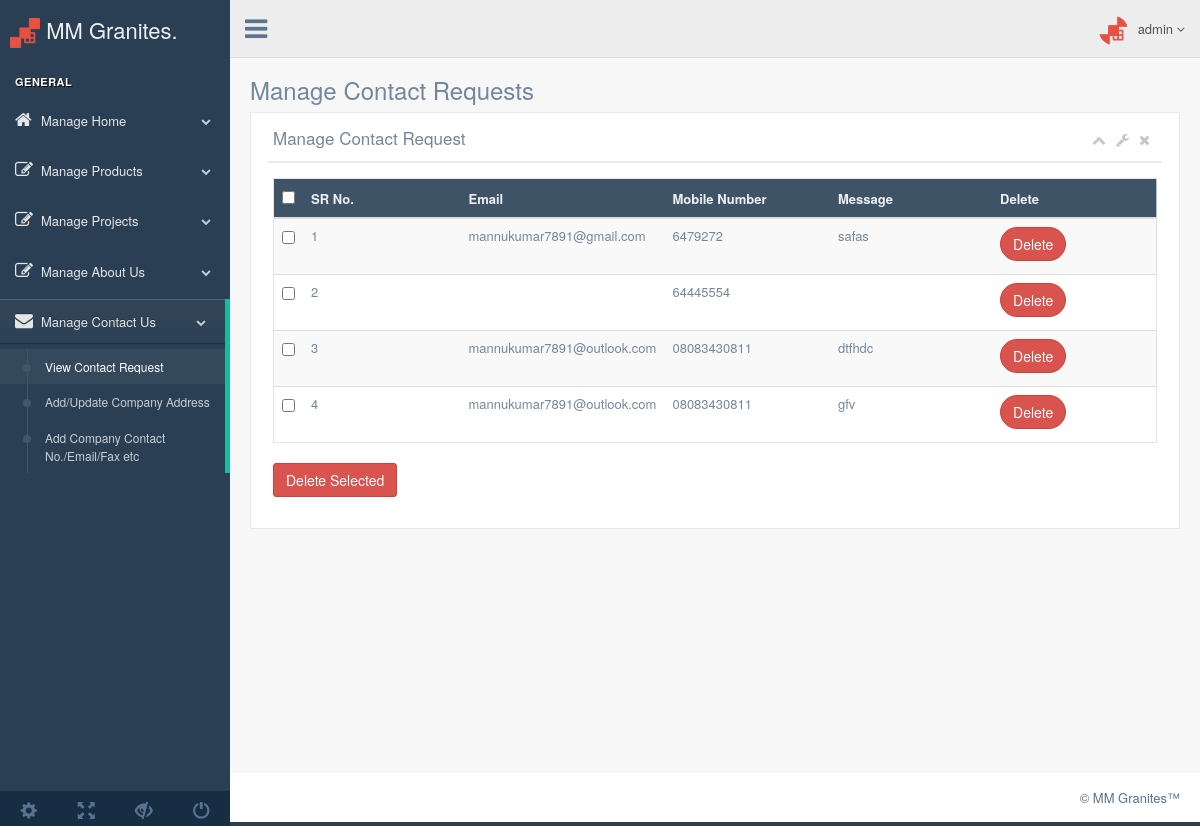
/admin/manage-contact-req.php (signed in), run on an earlier commit of the app's database.
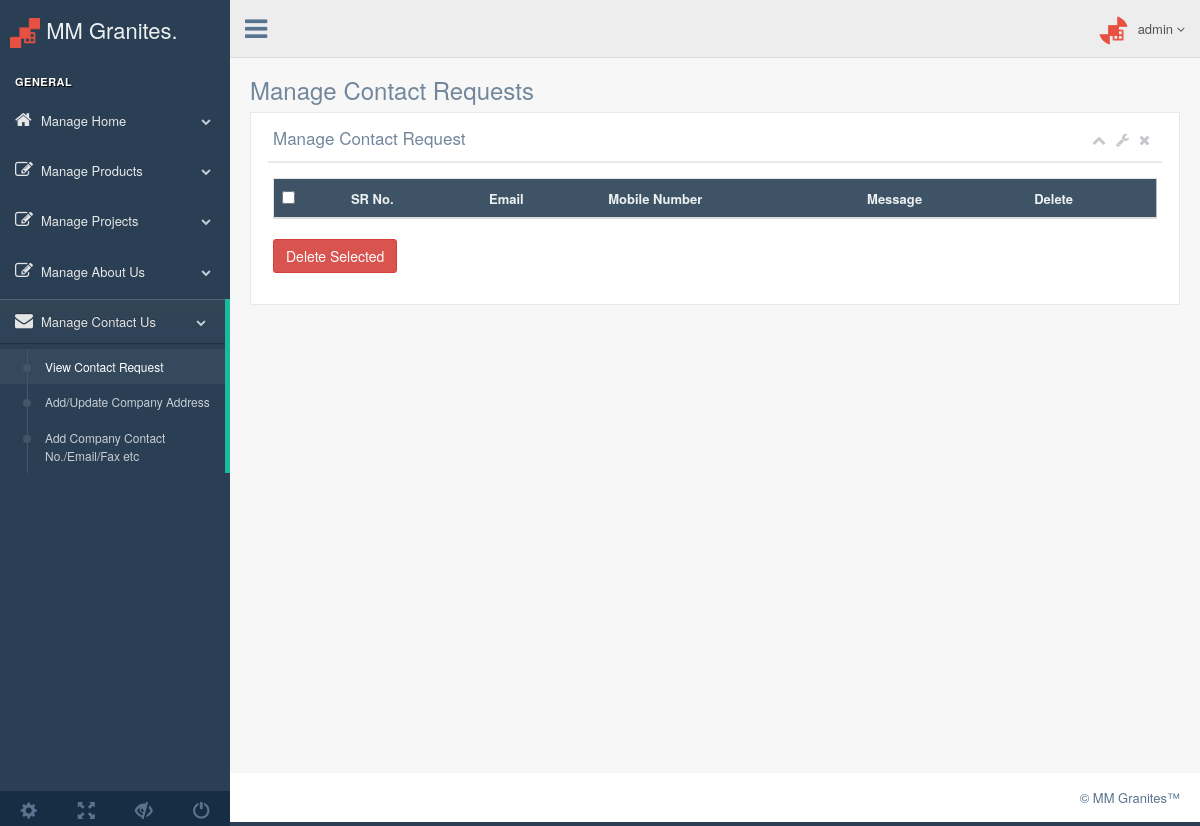
And on a later commit of the database.
### tables this page shows
CREATE TABLE `contact` (
  `id` int(11) NOT NULL,
  `email` varchar(200) NOT NULL,
  `mobile` varchar(15) NOT NULL,
  `message` varchar(3000) NOT NULL
);

### admin/manage-contact-req.php (the view, shortened to what this page needs)
<?php
	include 'config.php';
	include 'header.php';
?>
  <body class="nav-md">
    <div class="container body">
      <div class="main_container">
     <?php include 'slider-bar.php';?>
        <?php include 'nav_bar.php';?>
        <div class="right_col" role="main">
          <div class="">
            <div class="page-title">
              <div class="title_left">
                <h3>Manage Contact Requests</h3>
              </div>
            </div>
            <div class="clearfix"></div>
            <div class="row">
             <div class="col-md-12 col-sm-12 col-xs-12">
                <div class="x_panel">
                  <div class="x_title">
                    <h2>Manage Contact Request</small></h2>
                    <ul class="nav navbar-right panel_toolbox">
                      <li><a class="collapse-link"><i class="fa fa-chevron-up"></i></a>
                      </li>
                      <li class="dropdown">
                        <a href="#" class="dropdown-toggle" data-toggle="dropdown" role="button" aria-expanded="false"><i class="fa fa-wrench"></i></a>
                      </li>
                      <li><a class="close-link"><i class="fa fa-close"></i></a>
                      </li>
                    </ul>
                    <div class="clearfix"></div>
                  </div>
                  <div class="x_content">
                   <div class="table-responsive" style="overflow:scroll;" >
				    <form action="" method="post">
                      <table class="table table-striped jambo_table bulk_action">
                        <thead>
                          <tr class="headings">
                            <th>
                              <input type="checkbox" id="check-all" class="flat">
                            </th>
                            <th class="column-title">SR No.</th>
							<th class="column-title">Email</th>
							<th class="column-title">Mobile Number</th>
							<th class="column-title">Message</th>
                            <th class="column-title">Delete</th>
                          </tr>
                        </thead>
                         <tbody>
						 <?php
                                    $q1="SELECT * FROM `contact`";
									$d1=mysqli_query($dbcon, $q1);
									$counter=0;
                                    while ($res3=mysqli_fetch_array($d1)) {
                                        ?>
                           <tr class="even pointer">
						    <td class="a-center "><input type="checkbox" class="flat" name="pro_id[]" value="<?php echo $res3['id'];?>"></td>
                            <td width="20%"><?php echo ++$counter;?></td>
							<td width="20%"><?php echo $res3['email'];?></td>
							<td width="20%"><?php echo $res3['mobile'];?></td>
							<td width="20%"><?php echo $res3['message'];?></td>
							<td width="20%"><a onclick="return confirm('Are you sure?')" class="btn btn-round btn-danger" href="?did=<?php echo $res3['id'];?>&action=delete">Delete</a></td>
						  </tr>
									<?php
									}
									?>
                         </tbody>
                      </table>
					  <p><button type="submit" class="btn btn-danger delete" onclick="return confirm('Are you sure?')" name="multi_del">Delete Selected</button></p>
                     </form>
					</div>
				  </div>
                </div>
              </div>
			</div>
		</div>
        </div>
        <?php include 'footer.php';?>
      </div>
    </div>
  </body>
</html>

### admin/header.php (shortened to what this page needs)
<!DOCTYPE html>
<html lang="en">
  <head>
    <link href="vendors/bootstrap/dist/css/bootstrap.min.css" rel="stylesheet">
    <link href="vendors/font-awesome/css/font-awesome.min.css" rel="stylesheet">
    <link href="vendors/nprogress/nprogress.css" rel="stylesheet">
    <link href="vendors/iCheck/skins/flat/green.css" rel="stylesheet">
	<link href="vendors/bootstrap-progressbar/css/bootstrap-progressbar-3.3.4.min.css" rel="stylesheet">
    <link href="vendors/jqvmap/dist/jqvmap.min.css" rel="stylesheet"/>
    <link href="vendors/bootstrap-daterangepicker/daterangepicker.css" rel="stylesheet">
    <link href="build/css/custom.min.css" rel="stylesheet">
	<link rel="stylesheet" href="css/jquery.cleditor.css" />
  </head>

### admin/slider-bar.php (shortened to what this page needs)
<div class="col-md-3 left_col">
      <div class="left_col scroll-view"  >
        <div class="navbar nav_title" style="border: 0;">
          <a href="admin.php" class="site_title"><img src="../assets/img/logo-32.png" alt="..." class=" profile_img" style="height: 30px;width: 30px;">
          	 <span>MM Granites. Admin!</span></a>
        </div>
        <br />
        <div id="sidebar-menu" class="main_menu_side hidden-print main_menu">
          <div class="menu_section">
            <h3>General</h3>
            <ul class="nav side-menu">
              <li><a><i class="fa fa-home"></i>Manage Home <span class="fa fa-chevron-down"></span></a>
              </li>
              <li><a><i class="fa fa-edit"></i>Manage Products <span class="fa fa-chevron-down"></span></a>
              </li>
              <li><a><i class="fa fa-edit"></i>Manage Projects<span class="fa fa-chevron-down"></span></a>
              </li>
              <li><a><i class="fa fa-edit"></i>Manage About Us<span class="fa fa-chevron-down"></span></a>
              </li>
              <li><a><i class="fa fa-envelope"></i>Manage Contact Us <span class="fa fa-chevron-down"></span></a>
                <ul class="nav child_menu">
                    <li><a href="manage-contact-req.php">View Contact Request</a></li>
                    <li><a href="add-address.php">Add/Update Company Address</a></li>
                    <li><a href="add-communication.php">Add Company Contact No./Email/Fax etc</a></li>
                </ul>
              </li>
            </ul>
          </div>
        </div>
        <div class="sidebar-footer hidden-small">
          <a data-toggle="tooltip" data-placement="top" title="Settings">
            <span class="glyphicon glyphicon-cog" aria-hidden="true"></span>
          </a>
          <a data-toggle="tooltip" data-placement="top" title="FullScreen">
            <span class="glyphicon glyphicon-fullscreen" aria-hidden="true"></span>
          </a>
          <a data-toggle="tooltip" data-placement="top" title="Lock">
            <span class="glyphicon glyphicon-eye-close" aria-hidden="true"></span>
          </a>
          <a data-toggle="tooltip" data-placement="top" title="Logout" href="logout.php">
            <span class="glyphicon glyphicon-off" aria-hidden="true"></span>
          </a>
        </div>
      </div>
    </div>

### admin/nav_bar.php (shortened to what this page needs)
<div class="top_nav">
         <div class="nav_menu">
           <nav>
             <div class="nav toggle">
               <a id="menu_toggle"><i class="fa fa-bars"></i></a>
             </div>
             <ul class="nav navbar-nav navbar-right">
               <li class="">
                 <a href="javascript:;" class="user-profile dropdown-toggle" data-toggle="dropdown" aria-expanded="false">
                   <img src="../assets/img/logo-32.png" alt="">admin
                   <span class=" fa fa-angle-down"></span>
                 </a>
               </li>
             </ul>
           </nav>
         </div>
       </div>

### admin/footer.php
<footer>
         <div class="pull-right">
          <a >&copy; MM Granites&trade;</a>
         </div>
         <div class="clearfix"></div>
       </footer>

What changed in the data, as far as the page shows it:
removed contact: email "mannukumar7891@gmail.com", mobile "6479272", message "safas"
removed contact: mobile "64445554"
removed contact: email "mannukumar7891@outlook.com", mobile "08083430811", message "dtfhdc"
removed contact: email "mannukumar7891@outlook.com", mobile "08083430811", message "gfv"
